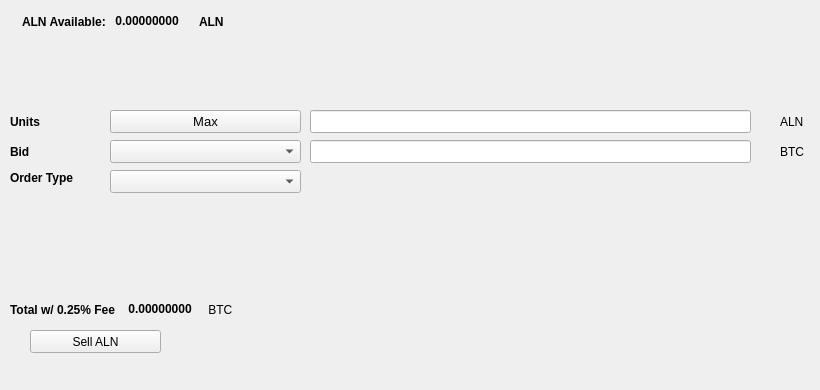
   <widget class="QWidget" name="SellTab">
    <attribute name="title">
     <string>Sell</string>
    </attribute>
    <widget class="QLabel" name="label_16">
     <property name="geometry">
      <rect>
       <x>780</x>
       <y>140</y>
       <width>31</width>
       <height>23</height>
      </rect>
     </property>
     <property name="text">
      <string>BTC</string>
     </property>
    </widget>
    <widget class="QComboBox" name="SellBidcomboBox">
     <property name="geometry">
      <rect>
       <x>110</x>
       <y>140</y>
       <width>191</width>
       <height>23</height>
      </rect>
     </property>
     <property name="font">
      <font>
       <pointsize>10</pointsize>
      </font>
     </property>
    </widget>
    <widget class="QLabel" name="label_18">
     <property name="geometry">
      <rect>
       <x>10</x>
       <y>110</y>
       <width>46</width>
       <height>23</height>
      </rect>
     </property>
     <property name="font">
      <font>
       <weight>75</weight>
       <bold>true</bold>
      </font>
     </property>
     <property name="text">
      <string>Units</string>
     </property>
    </widget>
    <widget class="QPushButton" name="Sell_Max_Amount">
     <property name="geometry">
      <rect>
       <x>110</x>
       <y>110</y>
       <width>191</width>
       <height>23</height>
      </rect>
     </property>
     <property name="font">
      <font>
       <pointsize>10</pointsize>
      </font>
     </property>
     <property name="text">
      <string>Max</string>
     </property>
    </widget>
    <widget class="QLabel" name="label_20">
     <property name="geometry">
      <rect>
       <x>10</x>
       <y>170</y>
       <width>91</width>
       <height>16</height>
      </rect>
     </property>
     <property name="font">
      <font>
       <weight>75</weight>
       <bold>true</bold>
      </font>
     </property>
     <property name="text">
      <string>Order Type</string>
     </property>
    </widget>
    <widget class="QComboBox" name="SellOrdertypeCombo">
     <property name="geometry">
      <rect>
       <x>110</x>
       <y>170</y>
       <width>191</width>
       <height>23</height>
      </rect>
     </property>
     <property name="font">
      <font>
       <pointsize>10</pointsize>
      </font>
     </property>
    </widget>
    <widget class="QLabel" name="label_21">
     <property name="geometry">
      <rect>
       <x>10</x>
       <y>140</y>
       <width>46</width>
       <height>23</height>
      </rect>
     </property>
     <property name="font">
      <font>
       <weight>75</weight>
       <bold>true</bold>
      </font>
     </property>
     <property name="text">
      <string>Bid</string>
     </property>
    </widget>
    <widget class="QLabel" name="label_22">
     <property name="geometry">
      <rect>
       <x>780</x>
       <y>110</y>
       <width>31</width>
       <height>23</height>
      </rect>
     </property>
     <property name="text">
      <string>ALN</string>
     </property>
    </widget>
    <widget class="QLineEdit" name="UnitsInputALN">
     <property name="geometry">
      <rect>
       <x>310</x>
       <y>110</y>
       <width>441</width>
       <height>23</height>
      </rect>
     </property>
     <property name="font">
      <font>
       <pointsize>9</pointsize>
       <weight>75</weight>
       <bold>true</bold>
      </font>
     </property>
    </widget>
    <widget class="QLineEdit" name="SellBidPriceEdit">
     <property name="geometry">
      <rect>
       <x>310</x>
       <y>140</y>
       <width>441</width>
       <height>23</height>
      </rect>
     </property>
     <property name="font">
      <font>
       <pointsize>9</pointsize>
       <weight>75</weight>
       <bold>true</bold>
      </font>
     </property>
    </widget>
    <widget class="QPushButton" name="SellALNBTN">
     <property name="geometry">
      <rect>
       <x>30</x>
       <y>330</y>
       <width>131</width>
       <height>23</height>
      </rect>
     </property>
     <property name="text">
      <string>Sell ALN</string>
     </property>
     <property name="icon">
      <iconset resource="../alphanode">
       <normaloff>:/icons/bitcoin</normaloff>:/icons/bitcoin</iconset>
     </property>
    </widget>
    <widget class="QWidget" name="layoutWidget3">
     <property name="geometry">
      <rect>
       <x>22</x>
       <y>12</y>
       <width>258</width>
       <height>19</height>
      </rect>
     </property>
     <layout class="QHBoxLayout" name="horizontalLayout">
      <item>
       <widget class="QLabel" name="label232_2">
        <property name="font">
         <font>
          <weight>75</weight>
          <bold>true</bold>
         </font>
        </property>
        <property name="text">
         <string>ALN Available:</string>
        </property>
       </widget>
      </item>
      <item>
       <widget class="QLabel" name="ALNAvailableLabel">
        <property name="palette">
         <palette>
          <active>
           <colorrole role="WindowText">
            <brush brushstyle="SolidPattern">
             <color alpha="255">
              <red>0</red>
              <green>0</green>
              <blue>0</blue>
             </color>
            </brush>
           </colorrole>
           <colorrole role="Button">
            <brush brushstyle="SolidPattern">
             <color alpha="255">
              <red>0</red>
              <green>170</green>
              <blue>0</blue>
             </color>
            </brush>
           </colorrole>
           <colorrole role="Light">
            <brush brushstyle="SolidPattern">
             <color alpha="255">
              <red>0</red>
              <green>255</green>
              <blue>0</blue>
             </color>
            </brush>
           </colorrole>
           <colorrole role="Midlight">
            <brush brushstyle="SolidPattern">
             <color alpha="255">
              <red>0</red>
              <green>212</green>
              <blue>0</blue>
             </color>
            </brush>
           </colorrole>
           <colorrole role="Dark">
            <brush brushstyle="SolidPattern">
             <color alpha="255">
              <red>0</red>
              <green>85</green>
              <blue>0</blue>
             </color>
            </brush>
           </colorrole>
           <colorrole role="Mid">
            <brush brushstyle="SolidPattern">
             <color alpha="255">
              <red>0</red>
              <green>113</green>
              <blue>0</blue>
             </color>
            </brush>
           </colorrole>
           <colorrole role="Text">
            <brush brushstyle="SolidPattern">
             <color alpha="255">
              <red>0</red>
              <green>170</green>
              <blue>0</blue>
             </color>
            </brush>
           </colorrole>
           <colorrole role="BrightText">
            <brush brushstyle="SolidPattern">
             <color alpha="255">
              <red>255</red>
              <green>255</green>
              <blue>255</blue>
             </color>
            </brush>
           </colorrole>
           <colorrole role="ButtonText">
            <brush brushstyle="SolidPattern">
             <color alpha="255">
              <red>0</red>
              <green>0</green>
              <blue>0</blue>
             </color>
            </brush>
           </colorrole>
           <colorrole role="Base">
            <brush brushstyle="SolidPattern">
             <color alpha="255">
              <red>255</red>
              <green>255</green>
              <blue>255</blue>
             </color>
            </brush>
           </colorrole>
           <colorrole role="Window">
            <brush brushstyle="SolidPattern">
             <color alpha="255">
              <red>0</red>
              <green>170</green>
              <blue>0</blue>
             </color>
            </brush>
           </colorrole>
           <colorrole role="Shadow">
            <brush brushstyle="SolidPattern">
             <color alpha="255">
              <red>0</red>
              <green>0</green>
              <blue>0</blue>
             </color>
            </brush>
           </colorrole>
           <colorrole role="AlternateBase">
            <brush brushstyle="SolidPattern">
             <color alpha="255">
              <red>127</red>
              <green>212</green>
              <blue>127</blue>
             </color>
            </brush>
           </colorrole>
           <colorrole role="ToolTipBase">
            <brush brushstyle="SolidPattern">
             <color alpha="255">
              <red>255</red>
              <green>255</green>
              <blue>220</blue>
             </color>
            </brush>
           </colorrole>
           <colorrole role="ToolTipText">
            <brush brushstyle="SolidPattern">
             <color alpha="255">
              <red>0</red>
              <green>0</green>
              <blue>0</blue>
             </color>
            </brush>
           </colorrole>
          </active>
          <inactive>
           <colorrole role="WindowText">
            <brush brushstyle="SolidPattern">
             <color alpha="255">
              <red>0</red>
              <green>0</green>
              <blue>0</blue>
             </color>
            </brush>
           </colorrole>
           <colorrole role="Button">
            <brush brushstyle="SolidPattern">
             <color alpha="255">
              <red>0</red>
              <green>170</green>
              <blue>0</blue>
             </color>
            </brush>
           </colorrole>
           <colorrole role="Light">
            <brush brushstyle="SolidPattern">
             <color alpha="255">
              <red>0</red>
              <green>255</green>
              <blue>0</blue>
             </color>
            </brush>
           </colorrole>
           <colorrole role="Midlight">
            <brush brushstyle="SolidPattern">
             <color alpha="255">
              <red>0</red>
              <green>212</green>
              <blue>0</blue>
             </color>
            </brush>
           </colorrole>
           <colorrole role="Dark">
            <brush brushstyle="SolidPattern">
             <color alpha="255">
              <red>0</red>
              <green>85</green>
              <blue>0</blue>
             </color>
            </brush>
           </colorrole>
           <colorrole role="Mid">
            <brush brushstyle="SolidPattern">
             <color alpha="255">
              <red>0</red>
              <green>113</green>
              <blue>0</blue>
             </color>
            </brush>
           </colorrole>
           <colorrole role="Text">
            <brush brushstyle="SolidPattern">
             <color alpha="255">
              <red>0</red>
              <green>170</green>
              <blue>0</blue>
             </color>
            </brush>
           </colorrole>
           <colorrole role="BrightText">
            <brush brushstyle="SolidPattern">
             <color alpha="255">
              <red>255</red>
              <green>255</green>
              <blue>255</blue>
             </color>
            </brush>
           </colorrole>
           <colorrole role="ButtonText">
            <brush brushstyle="SolidPattern">
             <color alpha="255">
              <red>0</red>
              <green>0</green>
              <blue>0</blue>
             </color>
            </brush>
           </colorrole>
           <colorrole role="Base">
            <brush brushstyle="SolidPattern">
             <color alpha="255">
              <red>255</red>
              <green>255</green>
              <blue>255</blue>
             </color>
            </brush>
           </colorrole>
           <colorrole role="Window">
            <brush brushstyle="SolidPattern">
             <color alpha="255">
              <red>0</red>
              <green>170</green>
              <blue>0</blue>
             </color>
            </brush>
           </colorrole>
           <colorrole role="Shadow">
            <brush brushstyle="SolidPattern">
             <color alpha="255">
              <red>0</red>
              <green>0</green>
              <blue>0</blue>
             </color>
            </brush>
           </colorrole>
           <colorrole role="AlternateBase">
            <brush brushstyle="SolidPattern">
             <color alpha="255">
              <red>127</red>
              <green>212</green>
              <blue>127</blue>
             </color>
            </brush>
           </colorrole>
           <colorrole role="ToolTipBase">
            <brush brushstyle="SolidPattern">
             <color alpha="255">
              <red>255</red>
              <green>255</green>
              <blue>220</blue>
             </color>
            </brush>
           </colorrole>
           <colorrole role="ToolTipText">
            <brush brushstyle="SolidPattern">
             <color alpha="255">
              <red>0</red>
              <green>0</green>
              <blue>0</blue>
             </color>
            </brush>
           </colorrole>
          </inactive>
          <disabled>
           <colorrole role="WindowText">
            <brush brushstyle="SolidPattern">
             <color alpha="255">
              <red>0</red>
              <green>85</green>
              <blue>0</blue>
             </color>
            </brush>
           </colorrole>
           <colorrole role="Button">
            <brush brushstyle="SolidPattern">
             <color alpha="255">
              <red>0</red>
              <green>170</green>
              <blue>0</blue>
             </color>
            </brush>
           </colorrole>
           <colorrole role="Light">
            <brush brushstyle="SolidPattern">
             <color alpha="255">
              <red>0</red>
              <green>255</green>
              <blue>0</blue>
             </color>
            </brush>
           </colorrole>
           <colorrole role="Midlight">
            <brush brushstyle="SolidPattern">
             <color alpha="255">
              <red>0</red>
              <green>212</green>
              <blue>0</blue>
             </color>
            </brush>
           </colorrole>
           <colorrole role="Dark">
            <brush brushstyle="SolidPattern">
             <color alpha="255">
              <red>0</red>
              <green>85</green>
              <blue>0</blue>
             </color>
            </brush>
           </colorrole>
           <colorrole role="Mid">
            <brush brushstyle="SolidPattern">
             <color alpha="255">
              <red>0</red>
              <green>113</green>
              <blue>0</blue>
             </color>
            </brush>
           </colorrole>
           <colorrole role="Text">
            <brush brushstyle="SolidPattern">
             <color alpha="255">
              <red>0</red>
              <green>85</green>
              <blue>0</blue>
             </color>
            </brush>
           </colorrole>
           <colorrole role="BrightText">
            <brush brushstyle="SolidPattern">
             <color alpha="255">
              <red>255</red>
              <green>255</green>
              <blue>255</blue>
             </color>
            </brush>
           </colorrole>
           <colorrole role="ButtonText">
            <brush brushstyle="SolidPattern">
             <color alpha="255">
              <red>0</red>
              <green>85</green>
              <blue>0</blue>
             </color>
            </brush>
           </colorrole>
           <colorrole role="Base">
            <brush brushstyle="SolidPattern">
             <color alpha="255">
              <red>0</red>
              <green>170</green>
              <blue>0</blue>
             </color>
            </brush>
           </colorrole>
           <colorrole role="Window">
            <brush brushstyle="SolidPattern">
             <color alpha="255">
              <red>0</red>
              <green>170</green>
              <blue>0</blue>
             </color>
            </brush>
           </colorrole>
           <colorrole role="Shadow">
            <brush brushstyle="SolidPattern">
             <color alpha="255">
              <red>0</red>
              <green>0</green>
              <blue>0</blue>
             </color>
            </brush>
           </colorrole>
           <colorrole role="AlternateBase">
            <brush brushstyle="SolidPattern">
             <color alpha="255">
              <red>0</red>
              <green>170</green>
              <blue>0</blue>
             </color>
            </brush>
           </colorrole>
           <colorrole role="ToolTipBase">
            <brush brushstyle="SolidPattern">
             <color alpha="255">
              <red>255</red>
              <green>255</green>
              <blue>220</blue>
             </color>
            </brush>
           </colorrole>
           <colorrole role="ToolTipText">
            <brush brushstyle="SolidPattern">
             <color alpha="255">
              <red>0</red>
              <green>0</green>
              <blue>0</blue>
             </color>
            </brush>
           </colorrole>
          </disabled>
         </palette>
        </property>
        <property name="font">
         <font>
          <weight>75</weight>
          <bold>true</bold>
         </font>
        </property>
        <property name="text">
         <string> 0.00000000 </string>
        </property>
        <property name="textInteractionFlags">
         <set>Qt::LinksAccessibleByMouse|Qt::TextSelectableByKeyboard|Qt::TextSelectableByMouse</set>
        </property>
       </widget>
      </item>
      <item>
       <widget class="QLabel" name="labelALN">
        <property name="font">
         <font>
          <weight>75</weight>
          <bold>true</bold>
         </font>
        </property>
        <property name="text">
         <string>ALN</string>
        </property>
       </widget>
      </item>
     </layout>
    </widget>
    <widget class="QWidget" name="layoutWidget">
     <property name="geometry">
      <rect>
       <x>10</x>
       <y>300</y>
       <width>268</width>
       <height>19</height>
      </rect>
     </property>
     <layout class="QHBoxLayout" name="horizontalLayout_2">
      <item>
       <widget class="QLabel" name="label_19">
        <property name="font">
         <font>
          <weight>75</weight>
          <bold>true</bold>
         </font>
        </property>
        <property name="text">
         <string>Total w/ 0.25% Fee </string>
        </property>
       </widget>
      </item>
      <item>
       <widget class="QLabel" name="SellCostLabel">
        <property name="palette">
         <palette>
          <active>
           <colorrole role="WindowText">
            <brush brushstyle="SolidPattern">
             <color alpha="255">
              <red>0</red>
              <green>0</green>
              <blue>0</blue>
             </color>
            </brush>
           </colorrole>
           <colorrole role="Button">
            <brush brushstyle="SolidPattern">
             <color alpha="255">
              <red>0</red>
              <green>170</green>
              <blue>0</blue>
             </color>
            </brush>
           </colorrole>
           <colorrole role="Light">
            <brush brushstyle="SolidPattern">
             <color alpha="255">
              <red>0</red>
              <green>255</green>
              <blue>0</blue>
             </color>
            </brush>
           </colorrole>
           <colorrole role="Midlight">
            <brush brushstyle="SolidPattern">
             <color alpha="255">
              <red>0</red>
              <green>212</green>
              <blue>0</blue>
             </color>
            </brush>
           </colorrole>
           <colorrole role="Dark">
            <brush brushstyle="SolidPattern">
             <color alpha="255">
              <red>0</red>
              <green>85</green>
              <blue>0</blue>
             </color>
            </brush>
           </colorrole>
           <colorrole role="Mid">
            <brush brushstyle="SolidPattern">
             <color alpha="255">
              <red>0</red>
              <green>113</green>
              <blue>0</blue>
             </color>
            </brush>
           </colorrole>
           <colorrole role="Text">
            <brush brushstyle="SolidPattern">
             <color alpha="255">
              <red>0</red>
              <green>170</green>
              <blue>0</blue>
             </color>
            </brush>
           </colorrole>
           <colorrole role="BrightText">
            <brush brushstyle="SolidPattern">
             <color alpha="255">
              <red>255</red>
              <green>255</green>
              <blue>255</blue>
             </color>
            </brush>
           </colorrole>
           <colorrole role="ButtonText">
            <brush brushstyle="SolidPattern">
             <color alpha="255">
              <red>0</red>
              <green>0</green>
              <blue>0</blue>
             </color>
            </brush>
           </colorrole>
           <colorrole role="Base">
            <brush brushstyle="SolidPattern">
             <color alpha="255">
              <red>255</red>
              <green>255</green>
              <blue>255</blue>
             </color>
            </brush>
           </colorrole>
           <colorrole role="Window">
            <brush brushstyle="SolidPattern">
             <color alpha="255">
              <red>0</red>
              <green>170</green>
              <blue>0</blue>
             </color>
            </brush>
           </colorrole>
           <colorrole role="Shadow">
            <brush brushstyle="SolidPattern">
             <color alpha="255">
              <red>0</red>
              <green>0</green>
              <blue>0</blue>
             </color>
            </brush>
           </colorrole>
           <colorrole role="AlternateBase">
            <brush brushstyle="SolidPattern">
             <color alpha="255">
              <red>127</red>
              <green>212</green>
              <blue>127</blue>
             </color>
            </brush>
           </colorrole>
           <colorrole role="ToolTipBase">
            <brush brushstyle="SolidPattern">
             <color alpha="255">
              <red>255</red>
              <green>255</green>
              <blue>220</blue>
             </color>
            </brush>
           </colorrole>
           <colorrole role="ToolTipText">
            <brush brushstyle="SolidPattern">
             <color alpha="255">
              <red>0</red>
              <green>0</green>
              <blue>0</blue>
             </color>
            </brush>
           </colorrole>
          </active>
          <inactive>
           <colorrole role="WindowText">
            <brush brushstyle="SolidPattern">
             <color alpha="255">
              <red>0</red>
              <green>0</green>
              <blue>0</blue>
             </color>
            </brush>
           </colorrole>
           <colorrole role="Button">
            <brush brushstyle="SolidPattern">
             <color alpha="255">
              <red>0</red>
              <green>170</green>
              <blue>0</blue>
             </color>
            </brush>
           </colorrole>
           <colorrole role="Light">
            <brush brushstyle="SolidPattern">
             <color alpha="255">
              <red>0</red>
              <green>255</green>
              <blue>0</blue>
             </color>
            </brush>
           </colorrole>
           <colorrole role="Midlight">
            <brush brushstyle="SolidPattern">
             <color alpha="255">
              <red>0</red>
              <green>212</green>
              <blue>0</blue>
             </color>
            </brush>
           </colorrole>
           <colorrole role="Dark">
            <brush brushstyle="SolidPattern">
             <color alpha="255">
              <red>0</red>
              <green>85</green>
              <blue>0</blue>
             </color>
            </brush>
           </colorrole>
           <colorrole role="Mid">
            <brush brushstyle="SolidPattern">
             <color alpha="255">
              <red>0</red>
              <green>113</green>
              <blue>0</blue>
             </color>
            </brush>
           </colorrole>
           <colorrole role="Text">
            <brush brushstyle="SolidPattern">
             <color alpha="255">
              <red>0</red>
              <green>170</green>
              <blue>0</blue>
             </color>
            </brush>
           </colorrole>
           <colorrole role="BrightText">
            <brush brushstyle="SolidPattern">
             <color alpha="255">
              <red>255</red>
              <green>255</green>
              <blue>255</blue>
             </color>
            </brush>
           </colorrole>
           <colorrole role="ButtonText">
            <brush brushstyle="SolidPattern">
             <color alpha="255">
              <red>0</red>
              <green>0</green>
              <blue>0</blue>
             </color>
            </brush>
           </colorrole>
           <colorrole role="Base">
            <brush brushstyle="SolidPattern">
             <color alpha="255">
              <red>255</red>
              <green>255</green>
              <blue>255</blue>
             </color>
            </brush>
           </colorrole>
           <colorrole role="Window">
            <brush brushstyle="SolidPattern">
             <color alpha="255">
              <red>0</red>
              <green>170</green>
              <blue>0</blue>
             </color>
            </brush>
           </colorrole>
           <colorrole role="Shadow">
            <brush brushstyle="SolidPattern">
             <color alpha="255">
              <red>0</red>
              <green>0</green>
              <blue>0</blue>
             </color>
            </brush>
           </colorrole>
           <colorrole role="AlternateBase">
            <brush brushstyle="SolidPattern">
             <color alpha="255">
              <red>127</red>
              <green>212</green>
              <blue>127</blue>
             </color>
            </brush>
           </colorrole>
           <colorrole role="ToolTipBase">
            <brush brushstyle="SolidPattern">
             <color alpha="255">
              <red>255</red>
              <green>255</green>
              <blue>220</blue>
             </color>
            </brush>
           </colorrole>
           <colorrole role="ToolTipText">
            <brush brushstyle="SolidPattern">
             <color alpha="255">
              <red>0</red>
              <green>0</green>
              <blue>0</blue>
             </color>
            </brush>
           </colorrole>
          </inactive>
          <disabled>
           <colorrole role="WindowText">
            <brush brushstyle="SolidPattern">
             <color alpha="255">
              <red>0</red>
              <green>85</green>
              <blue>0</blue>
             </color>
            </brush>
           </colorrole>
           <colorrole role="Button">
            <brush brushstyle="SolidPattern">
             <color alpha="255">
              <red>0</red>
              <green>170</green>
              <blue>0</blue>
             </color>
            </brush>
           </colorrole>
           <colorrole role="Light">
            <brush brushstyle="SolidPattern">
             <color alpha="255">
              <red>0</red>
              <green>255</green>
              <blue>0</blue>
             </color>
            </brush>
           </colorrole>
           <colorrole role="Midlight">
            <brush brushstyle="SolidPattern">
             <color alpha="255">
              <red>0</red>
              <green>212</green>
              <blue>0</blue>
             </color>
            </brush>
           </colorrole>
           <colorrole role="Dark">
            <brush brushstyle="SolidPattern">
             <color alpha="255">
              <red>0</red>
              <green>85</green>
              <blue>0</blue>
             </color>
            </brush>
           </colorrole>
           <colorrole role="Mid">
            <brush brushstyle="SolidPattern">
             <color alpha="255">
              <red>0</red>
              <green>113</green>
              <blue>0</blue>
             </color>
            </brush>
           </colorrole>
           <colorrole role="Text">
            <brush brushstyle="SolidPattern">
             <color alpha="255">
              <red>0</red>
              <green>85</green>
              <blue>0</blue>
             </color>
            </brush>
           </colorrole>
           <colorrole role="BrightText">
            <brush brushstyle="SolidPattern">
             <color alpha="255">
              <red>255</red>
              <green>255</green>
              <blue>255</blue>
             </color>
            </brush>
           </colorrole>
           <colorrole role="ButtonText">
            <brush brushstyle="SolidPattern">
             <color alpha="255">
              <red>0</red>
              <green>85</green>
              <blue>0</blue>
             </color>
            </brush>
           </colorrole>
           <colorrole role="Base">
            <brush brushstyle="SolidPattern">
             <color alpha="255">
              <red>0</red>
              <green>170</green>
              <blue>0</blue>
             </color>
            </brush>
           </colorrole>
           <colorrole role="Window">
            <brush brushstyle="SolidPattern">
             <color alpha="255">
              <red>0</red>
              <green>170</green>
              <blue>0</blue>
             </color>
            </brush>
           </colorrole>
           <colorrole role="Shadow">
            <brush brushstyle="SolidPattern">
             <color alpha="255">
              <red>0</red>
              <green>0</green>
              <blue>0</blue>
             </color>
            </brush>
           </colorrole>
           <colorrole role="AlternateBase">
            <brush brushstyle="SolidPattern">
             <color alpha="255">
              <red>0</red>
              <green>170</green>
              <blue>0</blue>
             </color>
            </brush>
           </colorrole>
           <colorrole role="ToolTipBase">
            <brush brushstyle="SolidPattern">
             <color alpha="255">
              <red>255</red>
              <green>255</green>
              <blue>220</blue>
             </color>
            </brush>
           </colorrole>
           <colorrole role="ToolTipText">
            <brush brushstyle="SolidPattern">
             <color alpha="255">
              <red>0</red>
              <green>0</green>
              <blue>0</blue>
             </color>
            </brush>
           </colorrole>
          </disabled>
         </palette>
        </property>
        <property name="font">
         <font>
          <weight>75</weight>
          <bold>true</bold>
         </font>
        </property>
        <property name="autoFillBackground">
         <bool>false</bool>
        </property>
        <property name="text">
         <string> 0.00000000</string>
        </property>
        <property name="textInteractionFlags">
         <set>Qt::LinksAccessibleByMouse|Qt::TextSelectableByMouse</set>
        </property>
       </widget>
      </item>
      <item>
       <widget class="QLabel" name="label_17">
        <property name="font">
         <font>
          <weight>50</weight>
          <bold>false</bold>
         </font>
        </property>
        <property name="text">
         <string> BTC</string>
        </property>
       </widget>
      </item>
     </layout>
    </widget>
    <widget class="QLabel" name="label_23">
     <property name="geometry">
      <rect>
       <x>460</x>
       <y>300</y>
       <width>281</width>
       <height>81</height>
      </rect>
     </property>
     <property name="text">
      <string/>
     </property>
     <property name="pixmap">
      <pixmap>:/images/bittrex</pixmap>
     </property>
    </widget>
   </widget>
